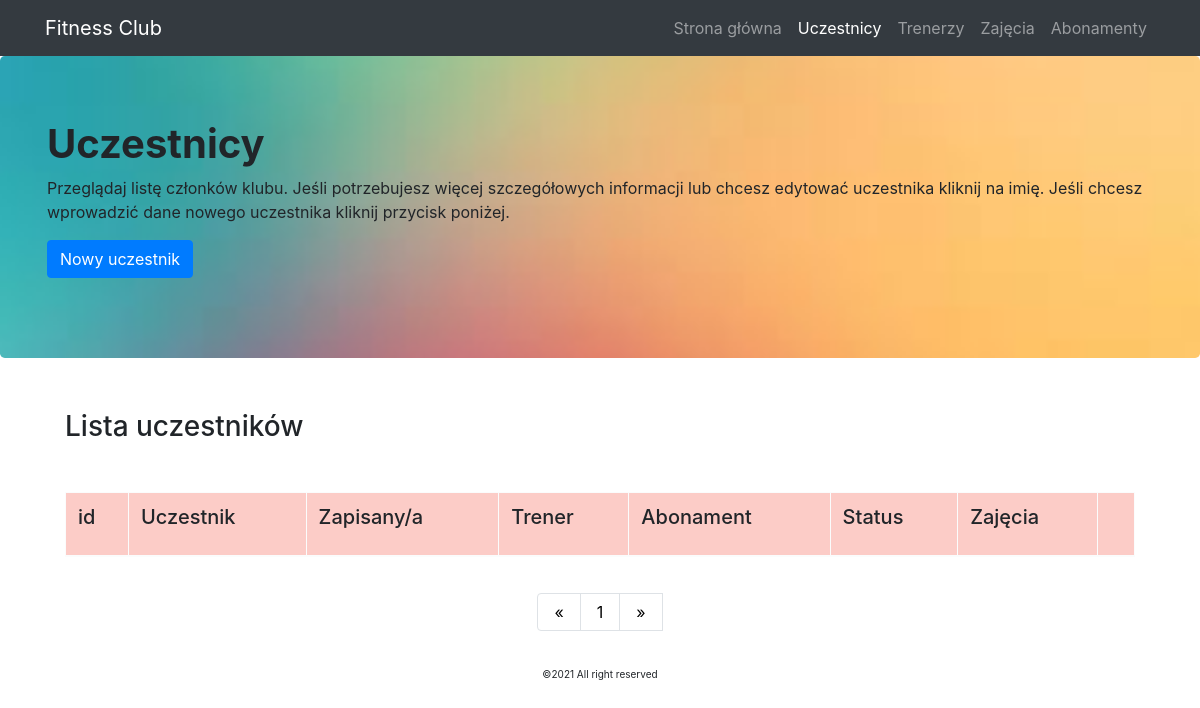
The page /users/2 on the database as committed earlier.
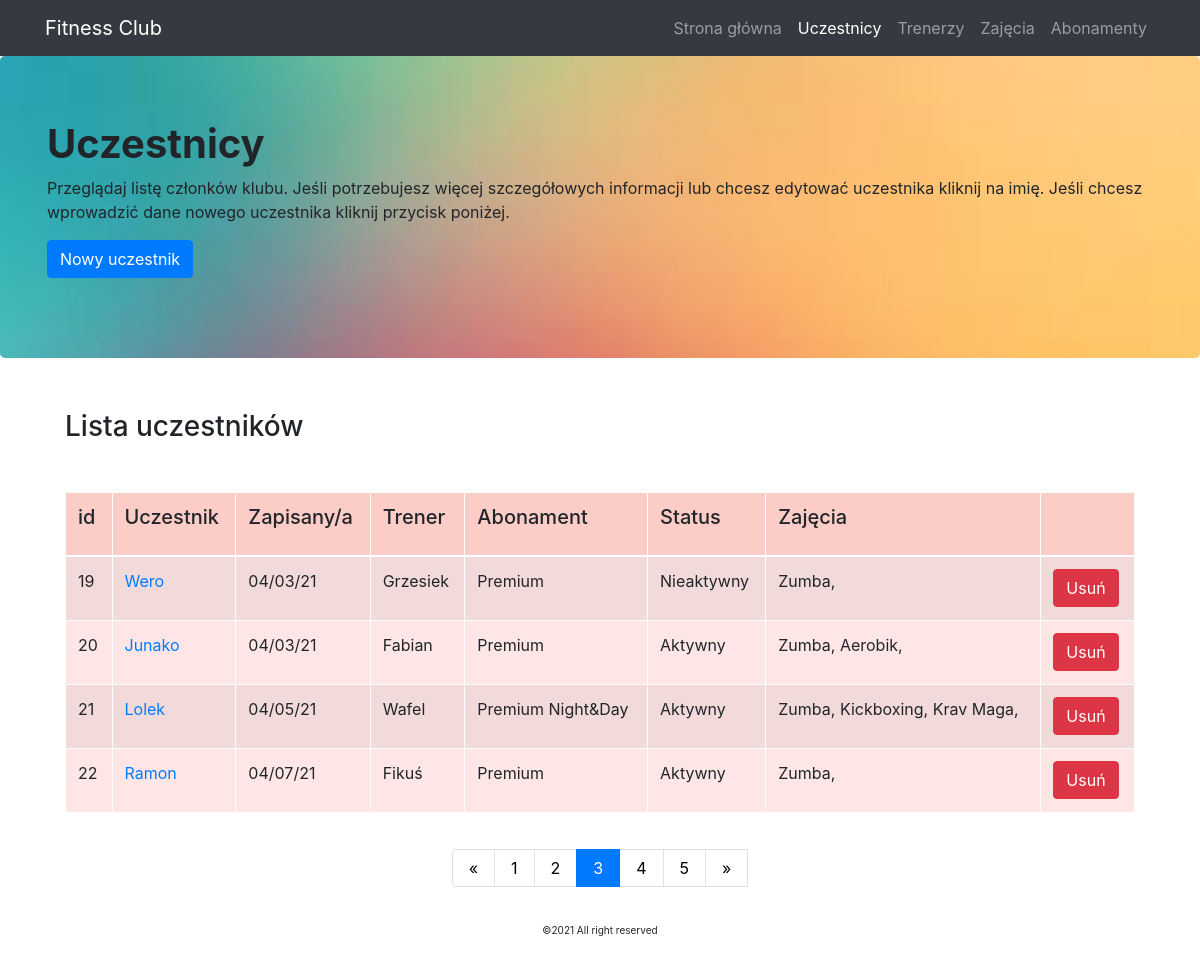
The same page on the database as committed later.
### app/models.py (models this page shows, shortened)
class User(db.Model):
    __tablename__ = "user"
    id = db.Column(db.Integer, primary_key=True)
    name = db.Column(db.String(50))
    sign_up = db.Column(db.DateTime, index=True, default=datetime.utcnow)
    active = db.Column(db.Boolean, default=False)
    trainer_id = db.Column(db.Integer, db.ForeignKey('trainer.id'))
    subscription_id = db.Column(db.Integer, db.ForeignKey('subscription.id'))
    courses = db.relationship("Course", secondary=association_table, lazy="subquery")

class Trainer(db.Model):
    id = db.Column(db.Integer, primary_key=True)
    name = db.Column(db.String(50))
    personal = db.Column(db.Boolean, default=False)
    trainees = db.relationship("User", backref="trainee", lazy="dynamic")
    classes = db.relationship("Course", secondary=association_table_2, lazy="subquery")

class Subscription(db.Model):
    __tablename__ = "subscription"
    id = db.Column(db.Integer, primary_key=True)
    name = db.Column(db.String(40))
    users = db.relationship("User", backref="holder", lazy="dynamic")

class Course(db.Model):
    id = db.Column(db.Integer, primary_key=True)
    name = db.Column(db.String(50))
    instructors = db.relationship("Trainer", secondary=association_table_2, lazy="subquery")
    users = db.relationship("User", secondary=association_table, lazy="subquery")

### app/routes.py (the view, shortened to what this page needs)
@app.route('/users/<int:num>', methods=["GET", "POST"])
def users_all(num):
    route = "/users/0"
    users = User.query.all()[num*4:num*4+4]
    users_num = math.ceil((len(User.query.all()))/4)
    new_id = max([user.id for user in User.query.all()]) + 1
    trainers = Trainer.query.all()
    subscriptions = Subscription.query.all()
    form = UserForm()
    error = None
    return render_template("members.html", num=num, users=users, trainers=trainers, subscriptions=subscriptions,
                           error=error, form=form, users_num=users_num, new_id=new_id, route=route, navs=navs)

### app/forms.py
class UserForm(FlaskForm):
    name = StringField("name", validators=[DataRequired()])
    active = BooleanField("active", default=True)
    trainer = SelectField("Trainer")
    subscription = SelectField("Subscription")
    courses = SelectMultipleField("Course")
    def __init__(self, *args, **kwargs):
        super(UserForm, self).__init__(*args, **kwargs)
        self.trainer.choices = [''] + [trainer.name for trainer in Trainer.query.filter_by(personal=True).all()]
        self.subscription.choices = [''] + [subscription.name for subscription in Subscription.query.all()]
        self.courses.choices = [('', '')] + [(course.name, course.name) for course in Course.query.all()]

### app/templates/members.html (shortened to what this page needs)
{% extends "index.html" %}
{% block content %}
<div class="jumbotron" style="background-image: url('/static/pics/gra_6.jpg'); background-size: cover; background-position: center;">
    <div class="container">
      <h1 style="font-weight: bold;">Uczestnicy</h1>
        <p>Przeglądaj listę członków klubu. Jeśli potrzebujesz więcej szczegółowych informacji lub chcesz
            edytować uczestnika kliknij na imię. Jeśli chcesz wprowadzić dane nowego uczestnika kliknij przycisk poniżej.</p>
        <a href="/add-edit-user/{{ new_id }}"><button class="btn btn-primary">Nowy uczestnik</button></a>
    </div>
</div>
<div class="container" style="background-color:">
    <div class="container" style="padding: 20px;">
        <h3 style="">Lista uczestników</h3>
    </div>
    <div class="table-section" style="padding: 20px;">
       <table class="table table-striped table-hover table-bordered table-light" style="background-color: #ffe6e6">
           <thead>
            <tr style="background-color: #fcccc7">
                <td><h5>id</h5></td>
                <td><h5>Uczestnik</h5></td>
                <td><h5>Zapisany/a</h5></td>
                <td><h5>Trener</h5></td>
                <td><h5>Abonament</h5></td>
                <td><h5>Status</h5></td>
                <td><h5>Zajęcia</h5></td>
                <td></td>
            </tr>
           </thead>
           <tbody>
           {% for user in users %}
            <tr>
                <td>{{ user.id }}</td>
                <td><a href="/add-edit-user/{{ user.id }}">{{ user.name }}</a></td>
                <td>{{ user.sign_up.strftime("%x") }}</td>
                <td>{% if user.trainee %} {{ user.trainee.name }} {% else %} nie wybrano {% endif %}</td>
                <td>{% if user.holder %} {{ user.holder.name }} {% else %} nie wybrano {% endif %}</td>
                <td>{% if user.active==True %} Aktywny {% elif user.active==False %} Nieaktywny {% endif %}</td>
                <td>{% if user.courses %}{% for course in user.courses %}{{ course.name }}, {% endfor %} {% else %} nie wybrano {% endif %}</td>
                <td>
                    <form action="/delete-user/{{ user.id }}" method="POST">
                        <input type="submit" class="btn btn-danger" value="Usuń">
                    </form>
                </td>
            </tr>
           {% endfor %}
           </tbody>
       </table>
    </div>
</div>
<div class="container">
        <nav>
            <ul class="pagination justify-content-center">
                <li class="page-item">
                    {% if num==0 %}
                    <a href="/users/{{ num }}" aria-label="Previous" class="page-link">
                        {% else %}
                        <a href="/users/{{ num-1 }}" aria-label="Previous" class="page-link">
                            {% endif %}
                        <span aria-hidden="true">&laquo;</span>
                        </a>
                </li>
                {% for i in range(users_num) %}
                {% if i==num %}
                    <li class="page-item active"><a href="/users/{{ i }}" class="page-link">{{ i+1 }}</a></li>
                {% else %}
                    <li class="page-item"><a href="/users/{{ i }}" class="page-link">{{ i+1 }}</a></li>
                {% endif %}
                {% endfor %}
                <li>
                    {% if num!=users_num-1 %}
                    <a href="/users/{{ num+1 }}" aria-label="Next" class="page-link">
                        {% else %}
                        <a href="/users/{{ num }}" aria-label="Next" class="page-link">
                            {% endif %}
                        <span aria-hidden="true">&raquo;</span>
                    </a>
                </li>
            </ul>
        </nav>
</div>
{% endblock %}

Rows that differ between the two databases and show on the page:
added User: id "19", name "Wero", sign_up "04/03/21", trainee.name "Grzesiek", holder.name "Premium", active "Nieaktywny"
now on this page (row unchanged): Course: name "Zumba"
added User: id "20", name "Junako", sign_up "04/03/21", trainee.name "Fabian", holder.name "Premium", active "Aktywny"
now on this page (row unchanged): Course: name "Aerobik", shown under "20"
added User: id "21", name "Lolek", sign_up "04/05/21", trainee.name "Wafel", holder.name "Premium Night&Day", active "Aktywny"
now on this page (row unchanged): Course: name "Kickboxing", shown under "21"
now on this page (row unchanged): Course: name "Krav Maga", shown under "21"
added User: id "22", name "Ramon", sign_up "04/07/21", trainee.name "Fikuś", holder.name "Premium", active "Aktywny"
Other text that changed with them:
new list line: "2"
new list line: "3"
new list line: "4"
new list line: "5"
